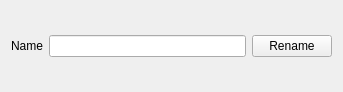
<?xml version="1.0" encoding="UTF-8"?>
<ui version="4.0">
 <class>RenameDialog</class>
 <widget class="QWidget" name="RenameDialog">
  <property name="geometry">
   <rect>
    <x>0</x>
    <y>0</y>
    <width>343</width>
    <height>92</height>
   </rect>
  </property>
  <property name="windowTitle">
   <string>Form</string>
  </property>
  <layout class="QHBoxLayout" name="horizontalLayout">
   <item>
    <widget class="QLabel" name="label">
     <property name="text">
      <string>Name</string>
     </property>
    </widget>
   </item>
   <item>
    <widget class="QLineEdit" name="lineEditName"/>
   </item>
   <item>
    <widget class="QPushButton" name="pushButtonRename">
     <property name="text">
      <string>Rename</string>
     </property>
    </widget>
   </item>
  </layout>
 </widget>
 <resources/>
 <connections>
  <connection>
   <sender>pushButtonRename</sender>
   <signal>clicked()</signal>
   <receiver>RenameDialog</receiver>
   <slot>finishRename()</slot>
   <hints>
    <hint type="sourcelabel">
     <x>874</x>
     <y>310</y>
    </hint>
    <hint type="destinationlabel">
     <x>461</x>
     <y>310</y>
    </hint>
   </hints>
  </connection>
 </connections>
 <slots>
  <slot>finishRename()</slot>
 </slots>
</ui>
